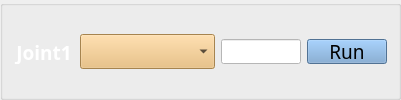
             <widget class="QGroupBox" name="groupBox_28">
              <property name="font">
               <font>
                <family>Adobe 黑体 Std R</family>
                <pointsize>14</pointsize>
               </font>
              </property>
              <property name="title">
               <string/>
              </property>
              <layout class="QGridLayout" name="gridLayout_88">
               <item row="0" column="0">
                <layout class="QHBoxLayout" name="horizontalLayout_19">
                 <item>
                  <widget class="QLabel" name="label_65">
                   <property name="minimumSize">
                    <size>
                     <width>60</width>
                     <height>25</height>
                    </size>
                   </property>
                   <property name="maximumSize">
                    <size>
                     <width>60</width>
                     <height>25</height>
                    </size>
                   </property>
                   <property name="styleSheet">
                    <string notr="true">
font: 12pt &quot;Adobe 黑体 Std R&quot;;</string>
                   </property>
                   <property name="text">
                    <string>&lt;html&gt;&lt;head/&gt;&lt;body&gt;&lt;p align=&quot;center&quot;&gt;&lt;span style=&quot; font-size:14pt; font-weight:600; color:#ffffff;&quot;&gt;Joint1&lt;/span&gt;&lt;/p&gt;&lt;/body&gt;&lt;/html&gt;</string>
                   </property>
                   <property name="alignment">
                    <set>Qt::AlignLeading|Qt::AlignLeft|Qt::AlignVCenter</set>
                   </property>
                   <property name="wordWrap">
                    <bool>false</bool>
                   </property>
                   <property name="margin">
                    <number>0</number>
                   </property>
                   <property name="indent">
                    <number>-2</number>
                   </property>
                   <property name="openExternalLinks">
                    <bool>false</bool>
                   </property>
                  </widget>
                 </item>
                 <item>
                  <widget class="QComboBox" name="comboBox_3">
                   <property name="styleSheet">
                    <string notr="true">
background-color: rgb(233, 185, 110);</string>
                   </property>
                   <item>
                    <property name="text">
                     <string/>
                    </property>
                   </item>
                   <item>
                    <property name="text">
                     <string>Position(°)</string>
                    </property>
                   </item>
                   <item>
                    <property name="text">
                     <string>Velocity(°/s)</string>
                    </property>
                   </item>
                   <item>
                    <property name="text">
                     <string>Toque(Nm)</string>
                    </property>
                   </item>
                  </widget>
                 </item>
                 <item>
                  <widget class="QLineEdit" name="motor1_control_signal">
                   <property name="minimumSize">
                    <size>
                     <width>80</width>
                     <height>25</height>
                    </size>
                   </property>
                   <property name="maximumSize">
                    <size>
                     <width>80</width>
                     <height>25</height>
                    </size>
                   </property>
                   <property name="styleSheet">
                    <string notr="true">background-color: rgb(255, 255, 255);</string>
                   </property>
                  </widget>
                 </item>
                 <item>
                  <widget class="QPushButton" name="pushButton_analysis_1_14">
                   <property name="sizePolicy">
                    <sizepolicy hsizetype="Minimum" vsizetype="Fixed">
                     <horstretch>130</horstretch>
                     <verstretch>35</verstretch>
                    </sizepolicy>
                   </property>
                   <property name="minimumSize">
                    <size>
                     <width>80</width>
                     <height>25</height>
                    </size>
                   </property>
                   <property name="maximumSize">
                    <size>
                     <width>80</width>
                     <height>25</height>
                    </size>
                   </property>
                   <property name="font">
                    <font>
                     <family>Adobe 黑体 Std R</family>
                     <pointsize>14</pointsize>
                     <weight>50</weight>
                     <italic>false</italic>
                     <bold>false</bold>
                    </font>
                   </property>
                   <property name="focusPolicy">
                    <enum>Qt::NoFocus</enum>
                   </property>
                   <property name="styleSheet">
                    <string notr="true">background-color: rgb(114, 159, 207);</string>
                   </property>
                   <property name="text">
                    <string>Run</string>
                   </property>
                  </widget>
                 </item>
                </layout>
               </item>
              </layout>
             </widget>
